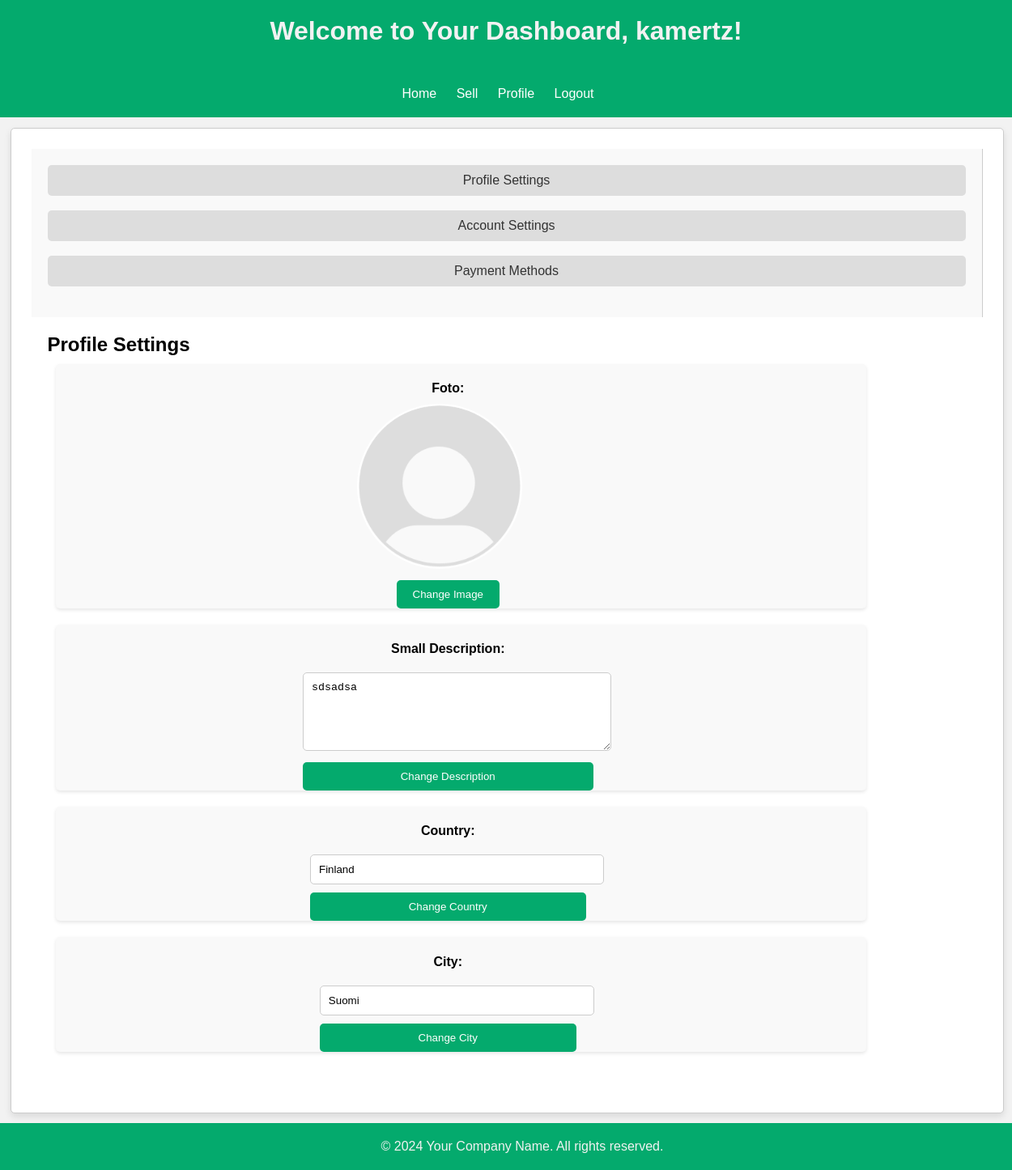
Before: /pages/profile/settings.php (signed in) with the older database file.
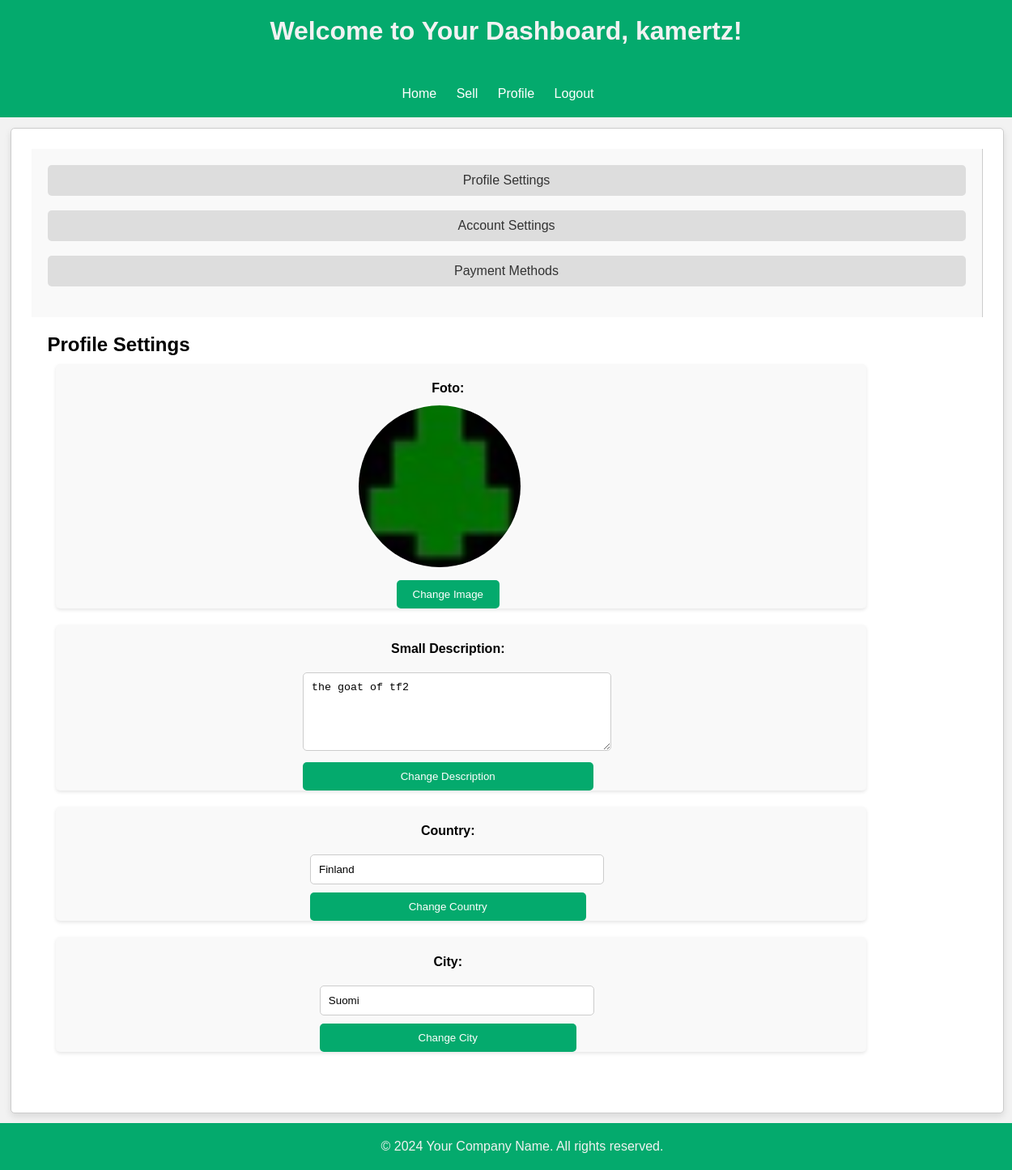
After: the same page with the newer database file.
### tables this page shows
CREATE TABLE users (
    id INTEGER PRIMARY KEY AUTOINCREMENT,
    username VARCHAR(100) NOT NULL,
    email VARCHAR(255) NOT NULL,
    password VARCHAR NOT NULL,
    permissions VARCHAR(50) NOT NULL DEFAULT 'user',
    created_at TIMESTAMP DEFAULT CURRENT_TIMESTAMP,
    small_description VARCHAR(255),
    country Varchar(50),
    city VARCHAR(50) ,
    phone_number VARCHAR(13) UNIQUE,
    image VARCHAR DEFAULT '../../../assets/Default_pfp.svg.png'
);

### pages/profile/settings.php (called while the page is built, shortened)
<?php
require_once '../../database/read_tables.php';
require_once '../../common/dashboard_header.php';
require_once '../../common/dashboard_footer.php';
require_once '../../templates/settings_page.php';
require_once '../../utils/getters.php';
$db = getDatabaseConnection();
$username = $_SESSION['username'];
$row = getUserByUsername($db, $username);
$is_admin = $row['permissions'] === 'admin';
$is_seller = $row['permissions'] === 'seller';
draw_settings_page($username, $is_admin, $is_seller, $row);
?>

### utils/getters.php (called while the page is built, shortened)
<?php
    function getUserByUsername($db, $username) {
        $query = "SELECT * FROM users WHERE username = :username";
        $stmt = $db->prepare($query);
        $stmt->bindParam(":username", $username);
        $stmt->execute();
        $row = $stmt->fetch(PDO::FETCH_ASSOC);
        return $row;
    }
?>

### templates/settings_page.php (the view, shortened to what this page needs)
<?php
function draw_settings_page($username, $is_admin, $is_seller, $row)
{
    ?>
    <!DOCTYPE html>
    <html lang="en">
    <head>
        <link rel="stylesheet" href="../../../css/settings.css">
        <link rel="stylesheet" href="../../../css/dashboard.css">
        <link rel="stylesheet" href="../../../css/container.css">
    </head>
    <body>
        <main class="settings-container">
            <nav class="vertical-navbar">
                <ul>
                    <li><a href="#" onclick="showSection('profile-settings')">Profile Settings</a></li>
                    <li><a href="#" onclick="showSection('account-settings')">Account Settings</a></li>
                    <li><a href="#" onclick="showSection('payment-methods')">Payment Methods</a></li>
                </ul>
            </nav>
            <section class="content-section">
                <section id="profile-settings" class="section active">
                    <h2>Profile Settings</h2>
                    <section class="row">
                        <section class="column">
                            <h4>Foto:</h4>
                            <section class="profile-image-container">
                                <img id="profile-image" src="<?php echo htmlspecialchars($row['image']); ?>"
                                    alt="Profile Image">
                            </section>
                            <section>
                                <form method="post" action="../../actions/add_info_user.php" enctype="multipart/form-data">
                                    <button class="submit-button" type="button"
                                        onclick="document.getElementById('profile-image-input').click();">Change
                                        Image</button>
                                </form>
                            </section>
                        </section>
                        <section class="column">
                            <h4>Small Description:</h4>
                            <form method="post" action="../../actions/add_info_user.php">
                                <textarea name="small_description" id="small_description" rows="5"
                                    maxlength="255"><?php echo htmlspecialchars($row['small_description']); ?></textarea>
                                <button class="submit-button" type="submit">Change Description</button>
                            </form>
                        </section>
                        <section class="column">
                            <h4>Country:</h4>
                            <form method="post" action="../../actions/add_info_user.php">
                                <input type="text" name="country" id="country"
                                    value="<?php echo htmlspecialchars($row['country']); ?>">
                                <button class="submit-button" type="submit">Change Country</button>
                            </form>
                        </section>
                        <section class="column">
                            <h4>City:</h4>
                            <form method="post" action="../../actions/add_info_user.php">
                                <input type="text" name="city" id="city"
                                    value="<?php echo htmlspecialchars($row['city']); ?>">
                                <button class="submit-button" type="submit">Change City</button>
                            </form>
                        </section>
                    </section>
                </section>
            </section>
        </main>
    </body>
    </html>
    <?php
}
?>

Changed rows visible on the page:
changed users "Finland": image: picture added in place of a placeholder; small_description "sdsadsa" → "the goat of tf2"
